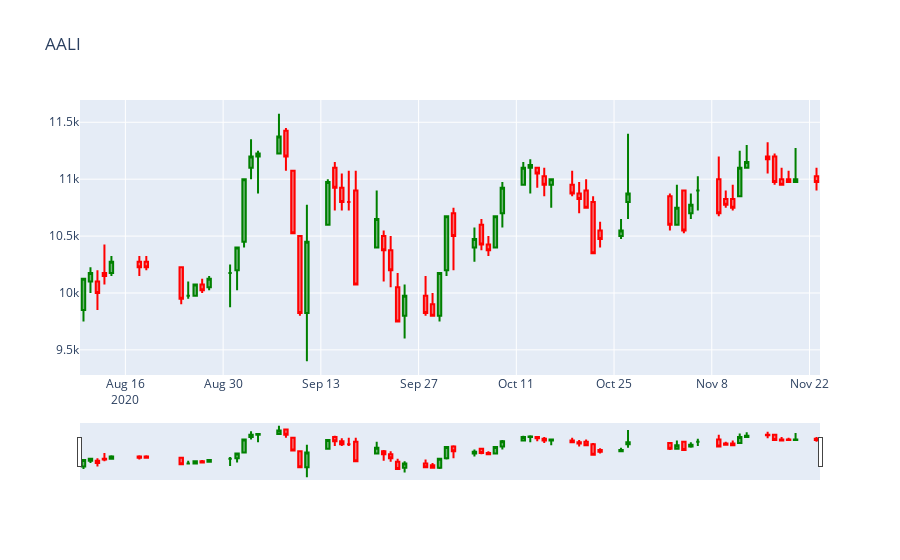

The cell this chart's notebook holds for it:
### Code cell
figure = go.Figure(
    data =[
        go.Candlestick(
        x = df_saham.index,
        low = df_saham['Low'],
        high = df_saham['High'],
        close = df_saham['Close'],
        open = df_saham['Open'],
        increasing_line_color = 'green',
        decreasing_line_color = 'red',
        )
    ],
    layout=go.Layout(
        title=go.layout.Title(text="AALI")
    )
    
)

# figure.update_layout(
#     title = 'AALI'
# )

figure.show()
go.Candlestick()
